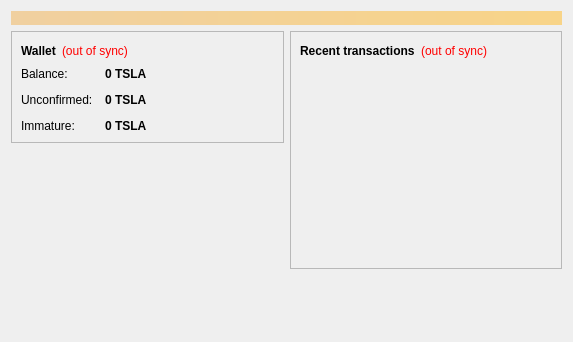
<?xml version="1.0" encoding="UTF-8"?>
<ui version="4.0">
 <class>OverviewPage</class>
 <widget class="QWidget" name="OverviewPage">
  <property name="geometry">
   <rect>
    <x>0</x>
    <y>0</y>
    <width>573</width>
    <height>342</height>
   </rect>
  </property>
  <property name="windowTitle">
   <string>Form</string>
  </property>
  <layout class="QVBoxLayout" name="topLayout">
   <item>
    <widget class="QLabel" name="labelAlerts">
     <property name="visible">
      <bool>false</bool>
     </property>
     <property name="styleSheet">
      <string notr="true">background-color: qlineargradient(x1: 0, y1: 0, x2: 1, y2: 0, stop:0 #F0D0A0, stop:1 #F8D488); color:#000000;</string>
     </property>
     <property name="wordWrap">
      <bool>true</bool>
     </property>
     <property name="margin">
      <number>3</number>
     </property>
    </widget>
   </item>
   <item>
    <layout class="QHBoxLayout" name="horizontalLayout" stretch="1,1">
     <item>
      <layout class="QVBoxLayout" name="verticalLayout_2">
       <item>
        <widget class="QFrame" name="frame">
         <property name="frameShape">
          <enum>QFrame::StyledPanel</enum>
         </property>
         <property name="frameShadow">
          <enum>QFrame::Raised</enum>
         </property>
         <layout class="QVBoxLayout" name="verticalLayout_4">
          <item>
           <layout class="QHBoxLayout" name="horizontalLayout_4">
            <item>
             <widget class="QLabel" name="label_5">
              <property name="font">
               <font>
                <weight>75</weight>
                <bold>true</bold>
               </font>
              </property>
              <property name="text">
               <string>Wallet</string>
              </property>
             </widget>
            </item>
            <item>
             <widget class="QLabel" name="labelWalletStatus">
              <property name="toolTip">
               <string>The displayed information may be out of date. Your wallet automatically synchronizes with the Muskcoin network after a connection is established, but this process has not completed yet.</string>
              </property>
              <property name="styleSheet">
               <string notr="true">QLabel { color: red; }</string>
              </property>
              <property name="text">
               <string notr="true">(out of sync)</string>
              </property>
              <property name="alignment">
               <set>Qt::AlignLeading|Qt::AlignLeft|Qt::AlignVCenter</set>
              </property>
             </widget>
            </item>
            <item>
             <spacer name="horizontalSpacer_2">
              <property name="orientation">
               <enum>Qt::Horizontal</enum>
              </property>
              <property name="sizeHint" stdset="0">
               <size>
                <width>40</width>
                <height>20</height>
               </size>
              </property>
             </spacer>
            </item>
           </layout>
          </item>
          <item>
           <layout class="QFormLayout" name="formLayout_2">
            <property name="fieldGrowthPolicy">
             <enum>QFormLayout::AllNonFixedFieldsGrow</enum>
            </property>
            <property name="horizontalSpacing">
             <number>12</number>
            </property>
            <property name="verticalSpacing">
             <number>12</number>
            </property>
            <item row="0" column="0">
             <widget class="QLabel" name="label">
              <property name="text">
               <string>Balance:</string>
              </property>
             </widget>
            </item>
            <item row="0" column="1">
             <widget class="QLabel" name="labelBalance">
              <property name="font">
               <font>
                <weight>75</weight>
                <bold>true</bold>
               </font>
              </property>
              <property name="cursor">
               <cursorShape>IBeamCursor</cursorShape>
              </property>
              <property name="toolTip">
               <string>Your current balance</string>
              </property>
              <property name="text">
               <string notr="true">0 TSLA</string>
              </property>
              <property name="textInteractionFlags">
               <set>Qt::LinksAccessibleByMouse|Qt::TextSelectableByKeyboard|Qt::TextSelectableByMouse</set>
              </property>
             </widget>
            </item>
            <item row="1" column="0">
             <widget class="QLabel" name="label_3">
              <property name="text">
               <string>Unconfirmed:</string>
              </property>
             </widget>
            </item>
            <item row="1" column="1">
             <widget class="QLabel" name="labelUnconfirmed">
              <property name="font">
               <font>
                <weight>75</weight>
                <bold>true</bold>
               </font>
              </property>
              <property name="cursor">
               <cursorShape>IBeamCursor</cursorShape>
              </property>
              <property name="toolTip">
               <string>Total of transactions that have yet to be confirmed, and do not yet count toward the current balance</string>
              </property>
              <property name="text">
               <string notr="true">0 TSLA</string>
              </property>
              <property name="textInteractionFlags">
               <set>Qt::LinksAccessibleByMouse|Qt::TextSelectableByKeyboard|Qt::TextSelectableByMouse</set>
              </property>
             </widget>
            </item>
            <item row="2" column="0">
             <widget class="QLabel" name="labelImmatureText">
              <property name="text">
               <string>Immature:</string>
              </property>
             </widget>
            </item>
            <item row="2" column="1">
             <widget class="QLabel" name="labelImmature">
              <property name="font">
               <font>
                <weight>75</weight>
                <bold>true</bold>
               </font>
              </property>
              <property name="toolTip">
               <string>Mined balance that has not yet matured</string>
              </property>
              <property name="text">
               <string notr="true">0 TSLA</string>
              </property>
              <property name="textInteractionFlags">
               <set>Qt::LinksAccessibleByMouse|Qt::TextSelectableByKeyboard|Qt::TextSelectableByMouse</set>
              </property>
             </widget>
            </item>
           </layout>
          </item>
         </layout>
        </widget>
       </item>
       <item>
        <spacer name="verticalSpacer">
         <property name="orientation">
          <enum>Qt::Vertical</enum>
         </property>
         <property name="sizeHint" stdset="0">
          <size>
           <width>20</width>
           <height>40</height>
          </size>
         </property>
        </spacer>
       </item>
      </layout>
     </item>
     <item>
      <layout class="QVBoxLayout" name="verticalLayout_3">
       <item>
        <widget class="QFrame" name="frame_2">
         <property name="frameShape">
          <enum>QFrame::StyledPanel</enum>
         </property>
         <property name="frameShadow">
          <enum>QFrame::Raised</enum>
         </property>
         <layout class="QVBoxLayout" name="verticalLayout">
          <item>
           <layout class="QHBoxLayout" name="horizontalLayout_2">
            <item>
             <widget class="QLabel" name="label_4">
              <property name="text">
               <string>&lt;b&gt;Recent transactions&lt;/b&gt;</string>
              </property>
             </widget>
            </item>
            <item>
             <widget class="QLabel" name="labelTransactionsStatus">
              <property name="toolTip">
               <string>The displayed information may be out of date. Your wallet automatically synchronizes with the Muskcoin network after a connection is established, but this process has not completed yet.</string>
              </property>
              <property name="styleSheet">
               <string notr="true">QLabel { color: red; }</string>
              </property>
              <property name="text">
               <string notr="true">(out of sync)</string>
              </property>
              <property name="alignment">
               <set>Qt::AlignRight|Qt::AlignTrailing|Qt::AlignVCenter</set>
              </property>
             </widget>
            </item>
            <item>
             <spacer name="horizontalSpacer">
              <property name="orientation">
               <enum>Qt::Horizontal</enum>
              </property>
              <property name="sizeHint" stdset="0">
               <size>
                <width>40</width>
                <height>20</height>
               </size>
              </property>
             </spacer>
            </item>
           </layout>
          </item>
          <item>
           <widget class="QListView" name="listTransactions">
            <property name="styleSheet">
             <string notr="true">QListView { background: transparent; }</string>
            </property>
            <property name="frameShape">
             <enum>QFrame::NoFrame</enum>
            </property>
            <property name="verticalScrollBarPolicy">
             <enum>Qt::ScrollBarAlwaysOff</enum>
            </property>
            <property name="horizontalScrollBarPolicy">
             <enum>Qt::ScrollBarAlwaysOff</enum>
            </property>
            <property name="selectionMode">
             <enum>QAbstractItemView::NoSelection</enum>
            </property>
           </widget>
          </item>
         </layout>
        </widget>
       </item>
       <item>
        <spacer name="verticalSpacer_2">
         <property name="orientation">
          <enum>Qt::Vertical</enum>
         </property>
         <property name="sizeHint" stdset="0">
          <size>
           <width>20</width>
           <height>40</height>
          </size>
         </property>
        </spacer>
       </item>
      </layout>
     </item>
    </layout>
   </item>
  </layout>
 </widget>
 <resources/>
 <connections/>
</ui>
